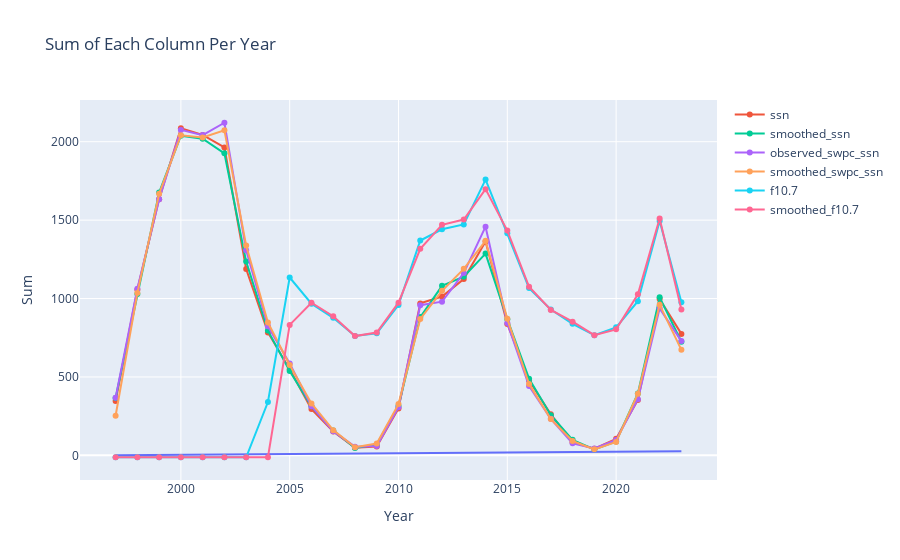

Notebook code for this chart:
### Code cell
import pandas as pd
import plotly.express as px



# Convert 'time_tag' column to datetime if it's not already
solar_cycle['time_tag'] = pd.to_datetime(solar_cycle['time_tag'])

# Extract the year from the 'time_tag' column and create a new 'year' column
solar_cycle['year'] = solar_cycle['time_tag'].dt.year

# Filter out rows with 'ssn', 'smoothed_ssn', or 'observed_swpc_ssn' values equal to -1 or 0
solar_cycle_filtered = solar_cycle[(solar_cycle['ssn'] != -1) & (solar_cycle['ssn'] != 0) &
                                   (solar_cycle['smoothed_ssn'] != -1) & (solar_cycle['smoothed_ssn'] != 0) &
                                   (solar_cycle['observed_swpc_ssn'] != -1) & (solar_cycle['observed_swpc_ssn'] != 0)]

# Group the filtered data by year and calculate the sum for each group
yearly_sum = solar_cycle_filtered.groupby('year').agg({
    'ssn': 'sum',
    'smoothed_ssn': 'sum',
    'observed_swpc_ssn': 'sum',
    'smoothed_swpc_ssn': 'sum',
    'f10.7': 'sum',
    'smoothed_f10.7': 'sum'
}).reset_index()

# Create the Plotly figure
fig = px.line(yearly_sum, x='year', title='Sum of Each Column Per Year')
fig.update_xaxes(title_text='Year')
fig.update_yaxes(title_text='Sum')

# Plot each column (excluding the 'year' column)
columns_to_plot = yearly_sum.columns[1:]  # Exclude the 'year' column
for column in columns_to_plot:
    fig.add_scatter(x=yearly_sum['year'], y=yearly_sum[column], mode='lines+markers', name=column)

# Show the plot
fig.show()

### Figure 1 — Plotly figure (JSON) as saved in the notebook; plotly's stock layout.template omitted (floating-point values rounded to 4 significant figures)
{"data": [{"hovertemplate": "year=%{x}<br>index=%{y}<extra></extra>", "legendgroup": "", "line": {"color": "#636efa", "dash": "solid"}, "marker": {"symbol": "circle"}, "mode": "lines", "name": "", "orientation": "h", "showlegend": false, "type": "scatter", "x": [1997, 1998, 1999, 2000, 2001, 2002, 2003, 2004, 2005, 2006, 2007, 2008, 2009, 2010, 2011, 2012, 2013, 2014, 2015, 2016, 2017, 2018, 2019, 2020, 2021, 2022, 2023], "xaxis": "x", "y": [0, 1, 2, 3, 4, 5, 6, 7, 8, 9, 10, 11, 12, 13, 14, 15, 16, 17, 18, 19, 20, 21, 22, 23, 24, 25, 26], "yaxis": "y"}, {"mode": "lines+markers", "name": "ssn", "type": "scatter", "x": [1997, 1998, 1999, 2000, 2001, 2002, 2003, 2004, 2005, 2006, 2007, 2008, 2009, 2010, 2011, 2012, 2013, 2014, 2015, 2016, 2017, 2018, 2019, 2020, 2021, 2022, 2023], "y": [346.7, 1057.0, 1634.0, 2086.0, 2043.0, 1963.0, 1188.0, 784, 548.7, 295.5, 151.6, 49.5, 57, 298.8, 969.1, 1013.0, 1124.0, 1363.0, 837.4, 477.9, 261.8, 84.1, 42.2, 105.3, 353.8, 996.4, 774.5]}, {"mode": "lines+markers", "name": "smoothed_ssn", "type": "scatter", "x": [1997, 1998, 1999, 2000, 2001, 2002, 2003, 2004, 2005, 2006, 2007, 2008, 2009, 2010, 2011, 2012, 2013, 2014, 2015, 2016, 2017, 2018, 2019, 2020, 2021, 2022, 2023], "y": [366, 1030.0, 1676, 2039.0, 2019.0, 1926.0, 1235.0, 795.5, 538, 312.6, 158.2, 46.7, 69.3, 314.3, 881.7, 1081, 1139.0, 1287.0, 868.5, 489, 256.4, 98.9, 38.3, 89.2, 395.1, 1008.0, 724.4]}, {"mode": "lines+markers", "name": "observed_swpc_ssn", "type": "scatter", "x": [1997, 1998, 1999, 2000, 2001, 2002, 2003, 2004, 2005, 2006, 2007, 2008, 2009, 2010, 2011, 2012, 2013, 2014, 2015, 2016, 2017, 2018, 2019, 2020, 2021, 2022, 2023], "y": [367.7, 1063.0, 1633.0, 2075.0, 2042.0, 2121.0, 1307.0, 823.1, 586.2, 313.0, 153.0, 55.72, 60.22, 306.9, 957.6, 980.1, 1162.0, 1458.0, 844.8, 441.5, 233.3, 77.32, 43.45, 98.01, 358.4, 937.5, 728.7]}, {"mode": "lines+markers", "name": "smoothed_swpc_ssn", "type": "scatter", "x": [1997, 1998, 1999, 2000, 2001, 2002, 2003, 2004, 2005, 2006, 2007, 2008, 2009, 2010, 2011, 2012, 2013, 2014, 2015, 2016, 2017, 2018, 2019, 2020, 2021, 2022, 2023], "y": [252.7, 1035.0, 1669.0, 2041, 2027.0, 2073, 1338.0, 847.1, 576.6, 331, 160.9, 51.8, 75.3, 326.8, 869.8, 1049.0, 1189.0, 1368.0, 870.5, 454.8, 231.3, 91.4, 38.5, 85.9, 393.6, 959.8, 673]}, {"mode": "lines+markers", "name": "f10.7", "type": "scatter", "x": [1997, 1998, 1999, 2000, 2001, 2002, 2003, 2004, 2005, 2006, 2007, 2008, 2009, 2010, 2011, 2012, 2013, 2014, 2015, 2016, 2017, 2018, 2019, 2020, 2021, 2022, 2023], "y": [-12, -12, -12, -12, -12, -12, -12, 340.2, 1134.0, 966.9, 877.2, 760.8, 778.3, 958.6, 1370.0, 1442.0, 1473.0, 1758.0, 1417.0, 1066.0, 930.0, 838.9, 765.9, 816.3, 982.9, 1495.0, 976.4]}, {"mode": "lines+markers", "name": "smoothed_f10.7", "type": "scatter", "x": [1997, 1998, 1999, 2000, 2001, 2002, 2003, 2004, 2005, 2006, 2007, 2008, 2009, 2010, 2011, 2012, 2013, 2014, 2015, 2016, 2017, 2018, 2019, 2020, 2021, 2022, 2023], "y": [-12, -12, -12, -12, -12, -12, -12, -12, 831.8, 973.6, 887.3, 760.7, 783.3, 973.8, 1317.0, 1470.0, 1504, 1698.0, 1434.0, 1075.0, 927, 852.2, 766.6, 803.4, 1027.0, 1511.0, 929.7]}], "layout": {"legend": {"tracegroupgap": 0}, "title": {"text": "Sum of Each Column Per Year"}, "xaxis": {"anchor": "y", "domain": [0, 1], "title": {"text": "Year"}}, "yaxis": {"anchor": "x", "domain": [0, 1], "title": {"text": "Sum"}}}}
